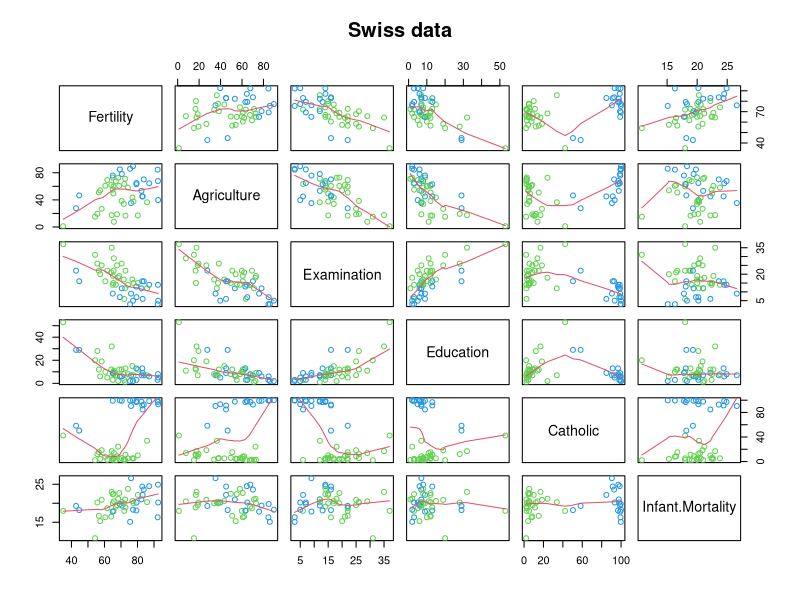
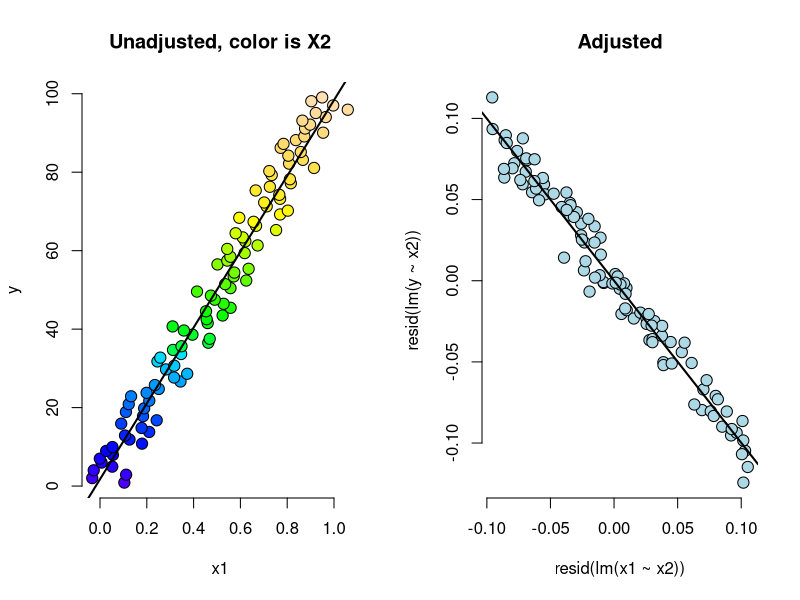

Here is the R script that generated these plots, in order:
setwd("C:\\Users\\Ivan.Liuyanfeng\\Desktop\\Data_Mining_Work_Space\\Data-Science-Regression-Models")
library(datasets); data(swiss); require(stats); require(graphics)
png("swiss_pairs.png")
pairs(swiss, panel = panel.smooth, main = "Swiss data", col = 3 + (swiss$Catholic > 50))
dev.off()

summary(lm(Fertility ~ . , data = swiss))
summary(lm(Fertility ~ Agriculture, data = swiss))$coefficients

n <- 100; x2 <- 1 : n; x1 <- .01 * x2 + runif(n, -.1, .1); y = -x1 + x2 + rnorm(n, sd = .01)
summary(lm(y ~ x1))$coef
summary(lm(y ~ x1 + x2))$coef
png("comp_adj_unadj.png")
par(mfrow = c(1, 2))
plot(x1, y, pch=21,col="black",bg=topo.colors(n)[x2], frame = FALSE, cex = 1.5)
title('Unadjusted, color is X2')
abline(lm(y ~ x1), lwd = 2)
plot(resid(lm(x1 ~ x2)), resid(lm(y ~ x2)), pch = 21, col = "black", bg = "lightblue", frame = FALSE, cex = 1.5)
title('Adjusted')
abline(0, coef(lm(y ~ x1 + x2))[2], lwd = 2)
dev.off()
par(mfrow = c(1, 1))

